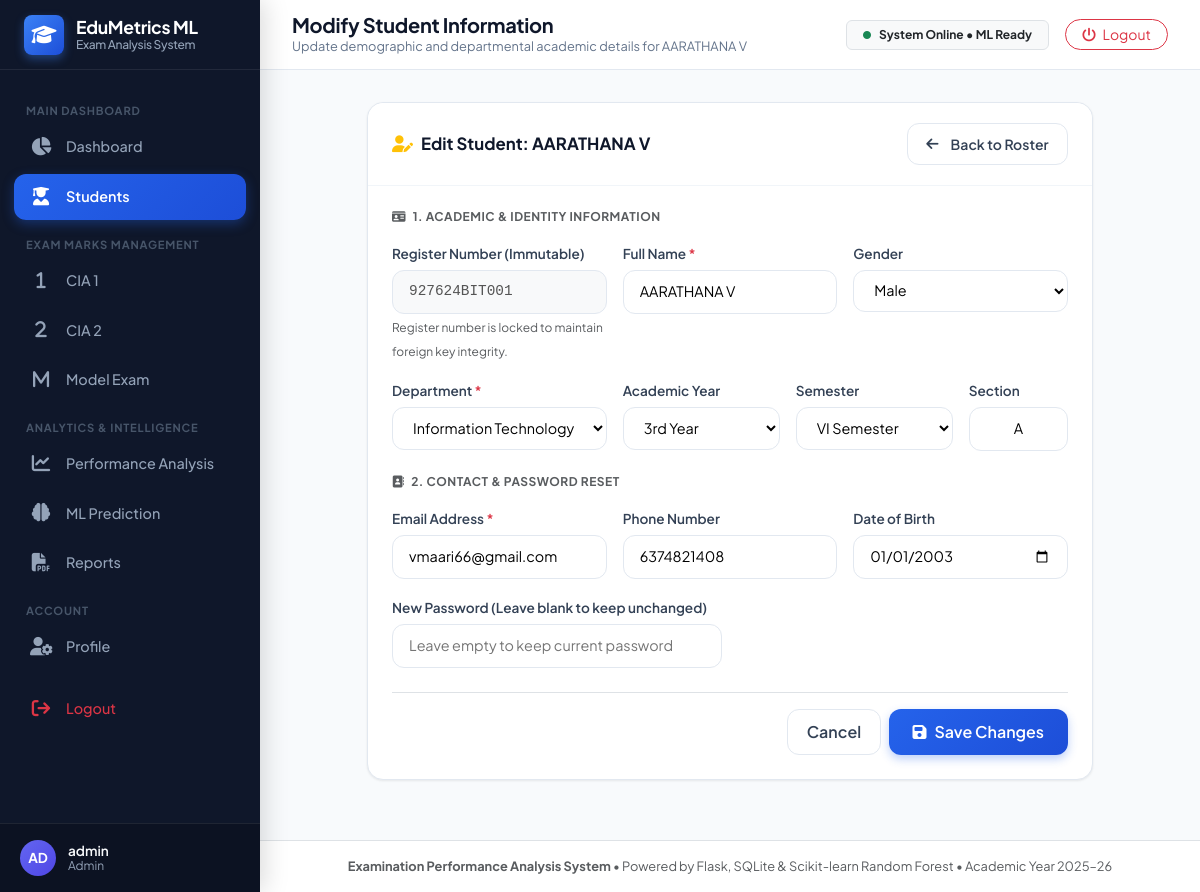
/students/edit/27 (signed in), run on the app's committed database.
### tables this page shows
CREATE TABLE students (
            id INTEGER PRIMARY KEY AUTOINCREMENT,
            register_number TEXT UNIQUE NOT NULL,
            name TEXT NOT NULL,
            email TEXT NOT NULL,
            phone TEXT,
            department TEXT,
            year TEXT,
            semester TEXT,
            section TEXT,
            date_of_birth TEXT,
            gender TEXT,
            password_hash TEXT NOT NULL,
            created_at TIMESTAMP DEFAULT CURRENT_TIMESTAMP
        );

### app.py (the view, shortened to what this page needs)
@app.route('/students/edit/<int:student_id>', methods=['GET', 'POST'])
@admin_required
def edit_student(student_id):
    conn = get_db_connection()
    student = conn.execute("SELECT * FROM students WHERE id = ?", (student_id,)).fetchone()
    if not student:
        conn.close()
        flash("Student record not found.", "danger")
        return redirect(url_for('students_list'))
    conn.close()
    return render_template('edit_student.html', active_page='students', student=student)

### app.py (called while the page is built)
def admin_required(f):
    @wraps(f)
    def decorated_function(*args, **kwargs):
        if 'user_id' not in session or session.get('role') != 'admin':
            flash("Access denied: Administrative privileges required.", "danger")
            return redirect(url_for('login'))
        return f(*args, **kwargs)
    return decorated_function

### database.py (called while the page is built)
def get_db_connection():
    os.makedirs(Config.DB_DIR, exist_ok=True)
    os.makedirs(Config.REPORTS_DIR, exist_ok=True)
    os.makedirs(Config.UPLOAD_DIR, exist_ok=True)
    os.makedirs(Config.ML_DIR, exist_ok=True)
    conn = sqlite3.connect(Config.DB_PATH)
    conn.row_factory = sqlite3.Row
    conn.execute("PRAGMA foreign_keys = ON")
    return conn

### templates/edit_student.html (shortened to what this page needs)
{% extends "base.html" %}
{% block page_title %}Modify Student Information{% endblock %}
{% block page_subtitle %}Update demographic and departmental academic details for {{ student.name }}{% endblock %}
{% block content %}
<div class="row justify-content-center">
  <div class="col-lg-10">
    <div class="custom-card">
      <div class="custom-card-header">
        <h5 class="card-title"><i class="fa-solid fa-user-pen text-warning"></i> Edit Student: {{ student.name }}</h5>
        <a href="{{ url_for('students_list') }}" class="btn btn-sm btn-outline-custom">
          <i class="fa-solid fa-arrow-left me-1"></i> Back to Roster
        </a>
      </div>
      <div class="custom-card-body p-4">
        <form action="{{ url_for('edit_student', student_id=student.id) }}" method="POST">
          <h6 class="text-uppercase text-muted fw-bold mb-3" style="font-size: 0.75rem; letter-spacing: 0.5px;">
            <i class="fa-solid fa-id-card me-1"></i> 1. Academic & Identity Information
          </h6>
          <div class="row g-3 mb-4">
            <div class="col-md-4">
              <label class="form-label-custom">Register Number (Immutable)</label>
              <input type="text" class="form-control-custom bg-light font-monospace" value="{{ student.register_number }}" disabled>
              <small class="text-muted" style="font-size: 0.75rem;">Register number is locked to maintain foreign key integrity.</small>
            </div>
            <div class="col-md-4">
              <label class="form-label-custom">Full Name <span class="text-danger">*</span></label>
              <input type="text" name="name" class="form-control-custom" value="{{ student.name }}" required>
            </div>
            <div class="col-md-4">
              <label class="form-label-custom">Gender</label>
              <select name="gender" class="form-select-custom">
                <option value="Male" {% if student.gender == 'Male' %}selected{% endif %}>Male</option>
              </select>
            </div>
            <div class="col-md-4">
              <label class="form-label-custom">Department <span class="text-danger">*</span></label>
              <select name="department" class="form-select-custom" required>
                {% set depts = [
                  'Computer Science & Engineering',
                  'Information Technology',
                  'Artificial Intelligence & Data Science',
                  'Electronics & Communication',
                  'Mechanical Engineering',
                  'Civil Engineering'
                ] %}
                {% for d in depts %}
                  <option value="{{ d }}" {% if student.department == d %}selected{% endif %}>{{ d }}</option>
                {% endfor %}
              </select>
            </div>
            <div class="col-md-3">
              <label class="form-label-custom">Academic Year</label>
              <select name="year" class="form-select-custom">
                {% for y in ['1st Year', '2nd Year', '3rd Year', '4th Year'] %}
                  <option value="{{ y }}" {% if student.year == y %}selected{% endif %}>{{ y }}</option>
                {% endfor %}
              </select>
            </div>
            <div class="col-md-3">
              <label class="form-label-custom">Semester</label>
              <select name="semester" class="form-select-custom">
                {% for sem in ['I Semester', 'II Semester', 'III Semester', 'IV Semester', 'V Semester', 'VI Semester', 'VII Semester', 'VIII Semester'] %}
                  <option value="{{ sem }}" {% if student.semester == sem %}selected{% endif %}>{{ sem }}</option>
                {% endfor %}
              </select>
            </div>
            <div class="col-md-2">
              <label class="form-label-custom">Section</label>
              <input type="text" name="section" class="form-control-custom text-center text-uppercase" value="{{ student.section }}" maxlength="2" required>
            </div>
          </div>
          <h6 class="text-uppercase text-muted fw-bold mb-3" style="font-size: 0.75rem; letter-spacing: 0.5px;">
            <i class="fa-solid fa-address-book me-1"></i> 2. Contact & Password Reset
          </h6>
          <div class="row g-3 mb-4">
            <div class="col-md-4">
              <label class="form-label-custom">Email Address <span class="text-danger">*</span></label>
              <input type="email" name="email" class="form-control-custom" value="{{ student.email }}" required>
            </div>
            <div class="col-md-4">
              <label class="form-label-custom">Phone Number</label>
              <input type="tel" name="phone" class="form-control-custom" value="{{ student.phone or '' }}">
            </div>
            <div class="col-md-4">
              <label class="form-label-custom">Date of Birth</label>
              <input type="date" name="date_of_birth" class="form-control-custom" value="{{ student.date_of_birth or '' }}">
            </div>
            <div class="col-md-6">
              <label class="form-label-custom">New Password (Leave blank to keep unchanged)</label>
              <input type="password" name="password" class="form-control-custom" placeholder="Leave empty to keep current password">
            </div>
          </div>
          <div class="d-flex justify-content-end gap-2 pt-3 border-top">
            <a href="{{ url_for('students_list') }}" class="btn btn-outline-custom">Cancel</a>
            <button type="submit" class="btn-primary-custom px-4">
              <i class="fa-solid fa-floppy-disk"></i> Save Changes
            </button>
          </div>
        </form>
      </div>
    </div>
  </div>
</div>
{% endblock %}

### static/css/style.css (style rules this page uses)
:root { --font-primary: 'Plus Jakarta Sans', -apple-system, BlinkMacSystemFont, 'Segoe UI', Roboto, sans-serif; --primary: #2563eb; --primary-hover: #1d4ed8; --primary-light: #eff6ff; --primary-glow: rgba(37, 99, 235, 0.15); --secondary: #64748b; --success: #10b981; --success-light: #ecfdf5; --warning: #f59e0b; --warning-light: #fffbeb; --danger: #ef4444; --danger-light: #fef2f2; --info: #06b6d4; --info-light: #ecfeff; --purple: #8b5cf6; --purple-light: #f5f3ff; --bg-app: #f8fafc; --bg-card: #ffffff; --sidebar-bg: #0f172a; --sidebar-hover: #1e293b; --sidebar-active: #2563eb; --sidebar-text: #94a3b8; --sidebar-text-active: #ffffff; --text-main: #0f172a; --text-muted: #64748b; --text-light: #94a3b8; --border-color: #e2e8f0; --border-light: #f1f5f9; --radius-sm: 8px; --radius-md: 12px; --radius-lg: 16px; --radius-xl: 20px; --shadow-sm: 0 1px 3px rgba(0, 0, 0, 0.05), 0 1px 2px rgba(0, 0, 0, 0.03); --shadow-md: 0 4px 6px -1px rgba(0, 0, 0, 0.06), 0 2px 4px -1px rgba(0, 0, 0, 0.04); --shadow-lg: 0 10px 15px -3px rgba(0, 0, 0, 0.07), 0 4px 6px -2px rgba(0, 0, 0, 0.03); --shadow-hover: 0 14px 24px -4px rgba(37, 99, 235, 0.12), 0 8px 12px -6px rgba(0, 0, 0, 0.04); --sidebar-width: 260px; --topbar-height: 70px; --transition: all 0.25s cubic-bezier(0.4, 0, 0.2, 1); }
* { box-sizing: border-box; margin: 0; padding: 0; }
body { font-family: var(--font-primary); background-color: var(--bg-app); color: var(--text-main); min-height: 100vh; overflow-x: hidden; }
.custom-card { background: var(--bg-card); border-radius: var(--radius-lg); border: 1px solid var(--border-color); box-shadow: var(--shadow-sm); margin-bottom: 1.75rem; transition: var(--transition); }
.custom-card-header { padding: 1.25rem 1.5rem; border-bottom: 1px solid var(--border-light); display: flex; align-items: center; justify-content: space-between; background-color: #fff; border-top-left-radius: var(--radius-lg); border-top-right-radius: var(--radius-lg); }
.card-title { font-size: 1.05rem; font-weight: 700; color: var(--text-main); display: flex; align-items: center; gap: 0.5rem; margin-bottom: 0; }
.card-title i { color: var(--primary); }
.custom-card-body { padding: 1.5rem; }
.form-label-custom { font-size: 0.85rem; font-weight: 600; color: #334155; margin-bottom: 0.35rem; }
.form-control-custom, .form-select-custom { border: 1.5px solid var(--border-color); border-radius: var(--radius-md); padding: 0.65rem 1rem; font-size: 0.9rem; font-family: var(--font-primary); transition: var(--transition); background-color: #fff; width: 100%; }
.btn-primary-custom { background: linear-gradient(135deg, #2563eb 0%, #1d4ed8 100%); color: #fff; font-weight: 600; border-radius: var(--radius-md); padding: 0.65rem 1.25rem; border: none; display: inline-flex; align-items: center; gap: 0.5rem; box-shadow: 0 4px 10px rgba(37, 99, 235, 0.3); transition: var(--transition); text-decoration: none; cursor: pointer; }
.btn-outline-custom { background: #fff; color: #334155; font-weight: 600; border-radius: var(--radius-md); padding: 0.6rem 1.15rem; border: 1.5px solid var(--border-color); display: inline-flex; align-items: center; gap: 0.5rem; transition: var(--transition); text-decoration: none; cursor: pointer; }

### data on the page
students: name "AARATHANA V", register_number "927624BIT001", department "Information Technology", year "3rd Year", semester "VI Semester", section "A", email "vmaari66@gmail.com", phone "6374821408", date_of_birth "01/01/2003"

### other printed values
{{ session.get('user_name', 'User') }} "admin"
{{ session.get('role', 'Student') | capitalize }} "Admin"
